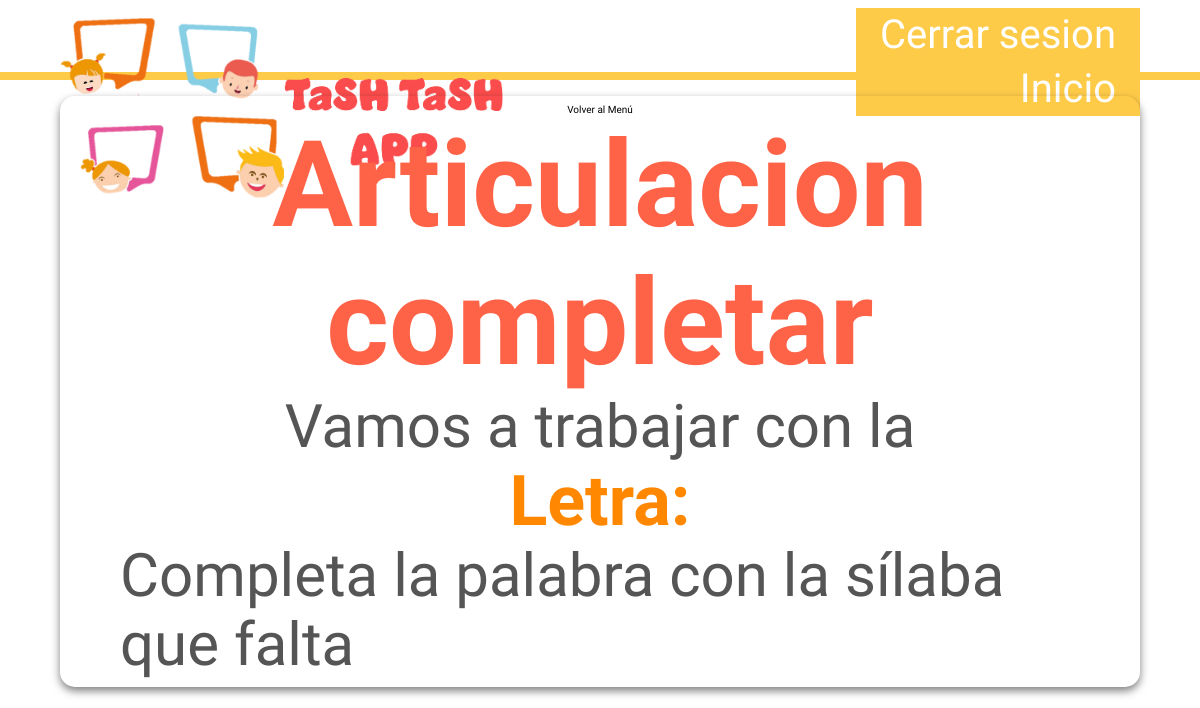
Before: /articulacion/articulacion_completar/b/ (signed in) with the older database file.
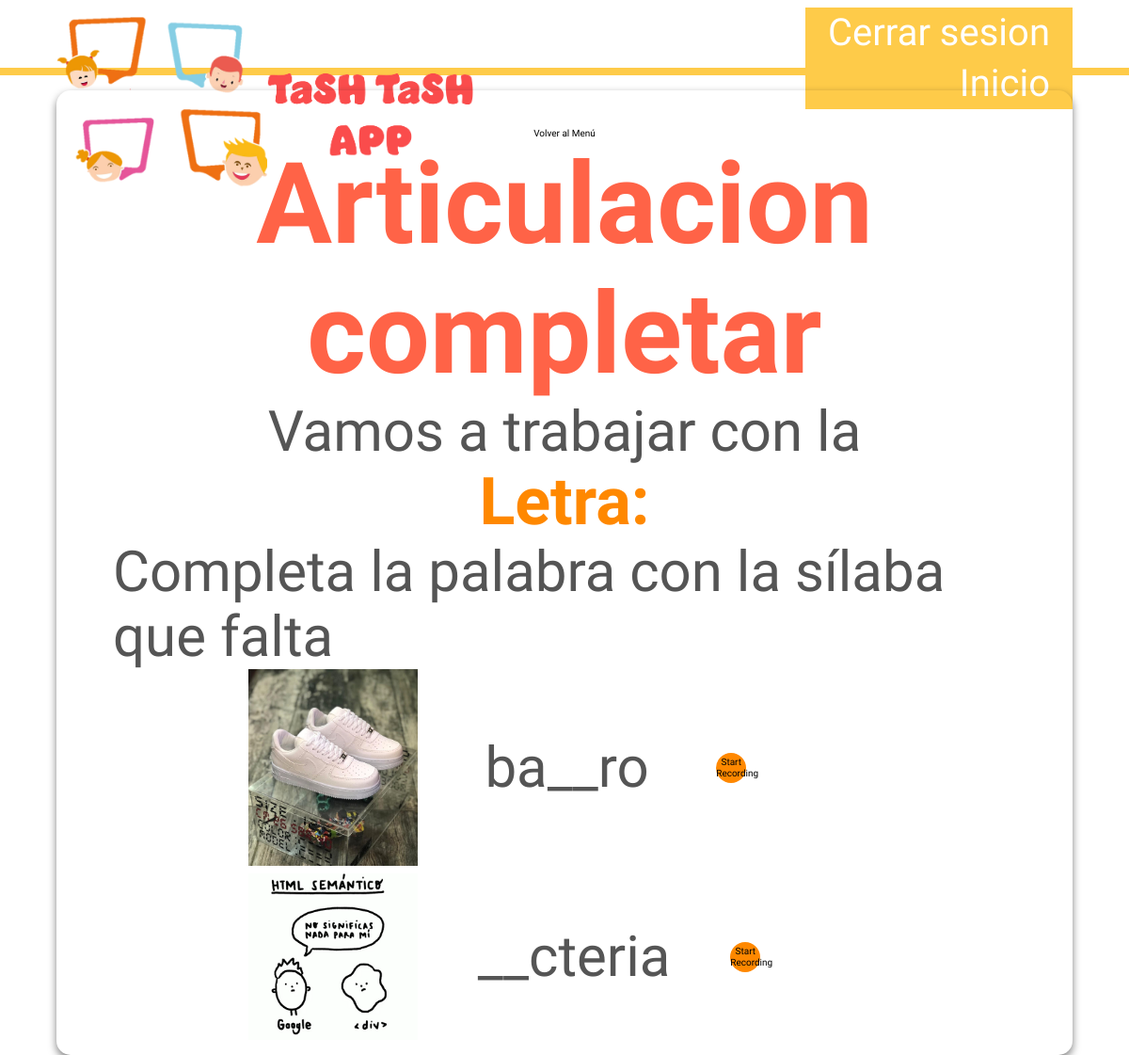
After: the same page with the newer database file.
### articulacion/models.py (models this page shows, shortened)
class Articulacion_completar_info(models.Model):
    letra_categoria = models.TextField(max_length=100, verbose_name="letra")
    imagen = models.ImageField(upload_to='fotos/', null=False, verbose_name="imagen")
    texto_incompleto = models.TextField(max_length=30, verbose_name="texto_incompleto")
    texto_completo = models.TextField(max_length=30, verbose_name="texto_completo")

### articulacion/views.py (the view, shortened to what this page needs)
class Articulacion_completar_view(APIView):
    permission_classes = [IsAuthenticated]
    def dispatch(self, request, *args, **kwargs):
        self.letra = kwargs.get('letra')
        self.queryset = Articulacion_completar_info.objects.filter(letra_categoria=self.letra)
        return super().dispatch(request, *args, **kwargs)
    def get(self, request, *args, **kwargs):
        context = {
            'instrucciones': self.queryset
        }
        return render(request, 'articulacion/articulacion_completar.html', context)

### articulacion/templates/articulacion/articulacion_completar.html (shortened to what this page needs)
{% extends "base.html" %}
{% load static %}
{% block extra_styles %}
    <link rel="stylesheet" href="{% static 'css/style_art_completar.css' %}">
{% endblock extra_styles %}
{% block content %}
<div class="content">
    <ul>
    </ul>
    <a hfre="{% url 'menu_articulacion_completar' %}">Volver al Menú</a>
    <h2>Articulacion completar</h2>
    <p> Vamos a trabajar con la </p>
    <h3>Letra: {{letra}}</h3>
    <p>Completa la palabra con la sílaba que falta</p>
    <ul>
    {% for instruccion in instrucciones %}
        <li>
            <img src="{{ instruccion.imagen.url }}" alt="imagen">
            <p>{{ instruccion.texto_incompleto }} </p>
            <button id="recordButton_{{ forloop.counter }}" class="mic-button" data-letra="{{ instruccion.letra_categoria }}" data-numero="{{ forloop.counter }}" >Start Recording</button>
        </li>
    {%endfor%}
    </ul>
</div>
{% endblock content %}

Changed rows visible on the page:
added Articulacion_completar_info: imagen (picture), texto_incompleto "ba__ro"
added Articulacion_completar_info: imagen (picture), texto_incompleto "__cteria"
